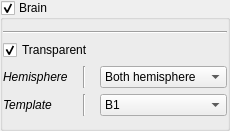
                <widget class="QGroupBox" name="grpBrain">
                 <property name="title">
                  <string>Brain</string>
                 </property>
                 <property name="checkable">
                  <bool>true</bool>
                 </property>
                 <layout class="QVBoxLayout" name="verticalLayout_49">
                  <property name="leftMargin">
                   <number>0</number>
                  </property>
                  <property name="rightMargin">
                   <number>0</number>
                  </property>
                  <item>
                   <widget class="Line" name="line_43">
                    <property name="minimumSize">
                     <size>
                      <width>200</width>
                      <height>0</height>
                     </size>
                    </property>
                    <property name="orientation">
                     <enum>Qt::Horizontal</enum>
                    </property>
                   </widget>
                  </item>
                  <item>
                   <layout class="QGridLayout" name="gridLayout_5">
                    <item row="1" column="0">
                     <widget class="QLabel" name="label_19">
                      <property name="font">
                       <font>
                        <italic>true</italic>
                       </font>
                      </property>
                      <property name="text">
                       <string>Hemisphere</string>
                      </property>
                     </widget>
                    </item>
                    <item row="1" column="1">
                     <widget class="Line" name="line_27">
                      <property name="minimumSize">
                       <size>
                        <width>20</width>
                        <height>0</height>
                       </size>
                      </property>
                      <property name="orientation">
                       <enum>Qt::Vertical</enum>
                      </property>
                     </widget>
                    </item>
                    <item row="2" column="0">
                     <widget class="QLabel" name="label_26">
                      <property name="font">
                       <font>
                        <italic>true</italic>
                       </font>
                      </property>
                      <property name="text">
                       <string>Template</string>
                      </property>
                     </widget>
                    </item>
                    <item row="2" column="2">
                     <widget class="QComboBox" name="_brainTemplate">
                      <property name="toolTip">
                       <string>&lt;html&gt;&lt;head/&gt;&lt;body&gt;&lt;p&gt;Switch brain template.&lt;/p&gt;&lt;p&gt;&lt;span style=&quot; font-weight:600;&quot;&gt;Input parameter : &lt;/span&gt;&lt;span style=&quot; font-style:italic;&quot;&gt;a_template&lt;/span&gt;&lt;/p&gt;&lt;/body&gt;&lt;/html&gt;</string>
                      </property>
                      <item>
                       <property name="text">
                        <string>B1</string>
                       </property>
                      </item>
                      <item>
                       <property name="text">
                        <string>B2</string>
                       </property>
                      </item>
                      <item>
                       <property name="text">
                        <string>B3</string>
                       </property>
                      </item>
                     </widget>
                    </item>
                    <item row="2" column="1">
                     <widget class="Line" name="line_29">
                      <property name="minimumSize">
                       <size>
                        <width>20</width>
                        <height>0</height>
                       </size>
                      </property>
                      <property name="orientation">
                       <enum>Qt::Vertical</enum>
                      </property>
                     </widget>
                    </item>
                    <item row="1" column="2">
                     <widget class="QComboBox" name="_brainPickHemi">
                      <property name="currentIndex">
                       <number>0</number>
                      </property>
                      <item>
                       <property name="text">
                        <string>Both hemisphere</string>
                       </property>
                      </item>
                      <item>
                       <property name="text">
                        <string>Left hemisphere</string>
                       </property>
                      </item>
                      <item>
                       <property name="text">
                        <string>Right hemisphere</string>
                       </property>
                      </item>
                     </widget>
                    </item>
                    <item row="0" column="0" colspan="3">
                     <widget class="QCheckBox" name="_brainTransp">
                      <property name="toolTip">
                       <string>&lt;html&gt;&lt;head/&gt;&lt;body&gt;&lt;p&gt;Use transparent or opaque brain.&lt;/p&gt;&lt;p&gt;&lt;span style=&quot; font-weight:600;&quot;&gt;Input parameter : &lt;/span&gt;&lt;span style=&quot; font-style:italic;&quot;&gt;a_proj&lt;/span&gt; and &lt;span style=&quot; font-style:italic;&quot;&gt;a_opacity&lt;/span&gt;&lt;/p&gt;&lt;/body&gt;&lt;/html&gt;</string>
                      </property>
                      <property name="text">
                       <string>Transparent</string>
                      </property>
                      <property name="checked">
                       <bool>true</bool>
                      </property>
                     </widget>
                    </item>
                    <item row="3" column="2">
                     <spacer name="horizontalSpacer_2">
                      <property name="orientation">
                       <enum>Qt::Horizontal</enum>
                      </property>
                      <property name="sizeType">
                       <enum>QSizePolicy::Expanding</enum>
                      </property>
                      <property name="sizeHint" stdset="0">
                       <size>
                        <width>10</width>
                        <height>1</height>
                       </size>
                      </property>
                     </spacer>
                    </item>
                   </layout>
                  </item>
                 </layout>
                </widget>
